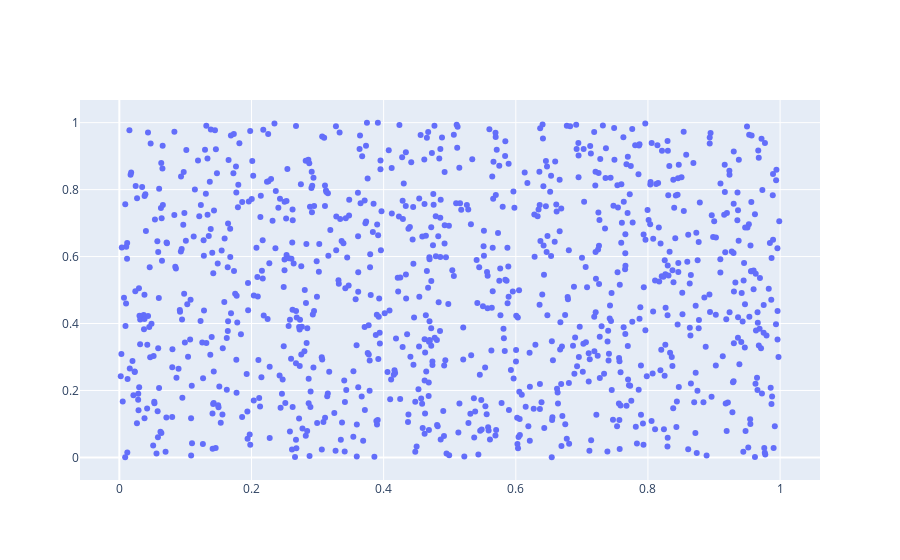

Notebook code for this chart:
### Code cell
import numpy as np
from plotly.offline import iplot
import plotly.graph_objs as go
from loggerfile import Log

try:
    x=np.random.rand(1000)
    y=np.random.rand(1000)

    trace= go.Scatter(
        x=x,
        y=y,
        mode='markers'
        )
    data=[trace]
    figure=go.Figure(data=data)
    iplot(figure)
except Exception as e:
        loggerfile.Log.logging.error(e)

### Figure 1 — Plotly figure (JSON) as saved in the notebook; plotly's stock layout.template omitted (floating-point values rounded to 4 significant figures; data arrays with more than 128 entries replaced by an {"elided": "..."} marker saying what was removed)
{"data": [{"mode": "markers", "type": "scatter", "x": {"elided": "1000 float values"}, "y": {"elided": "1000 float values"}}], "layout": {}}
